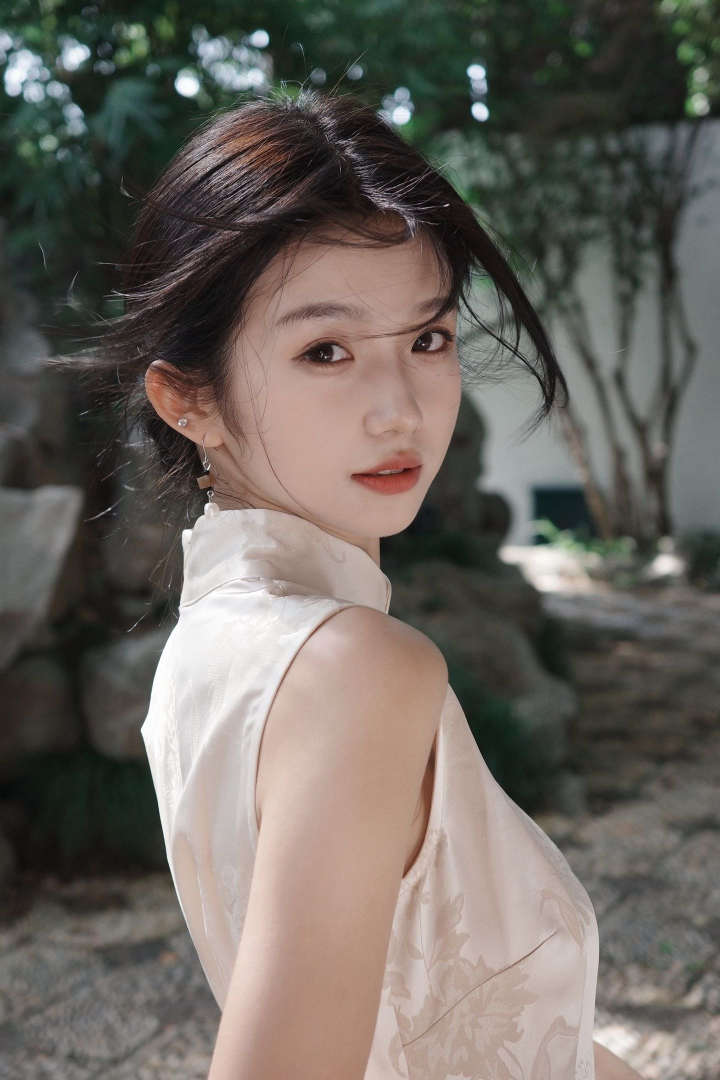
#> input picture source-images/home-hero-originals/original-01.jpg, 1440 x 2160 px (shown at 1/2 size)
$ python build_home_hero_images.py
#> lines starting #> are read from the running program, lines starting #| are printed output that depends on the picture
from pathlib import Path

from PIL import Image, ImageEnhance, ImageFilter, ImageOps


ROOT = Path(__file__).resolve().parents[1]
SOURCE_DIR = ROOT / "source-images" / "home-hero-originals"
OUT_DIR = ROOT / "public" / "assets" / "home-hero"

TARGET_SIZE = 2048


IMAGES = [
    {
        "src": "original-01.jpg",
        "out": "hero-01.jpg",
        "crop": (0, 80, 1440, 1520),
        "brightness": 1.03,
        "contrast": 1.05,
        "color": 1.04,
        "sharpness": 1.08,
        "denoise": 0.05,
    },
    {
        "src": "original-02.jpg",
        "out": "hero-02.jpg",
        "crop": (0, 380, 1440, 1820),
        "brightness": 1.00,
        "contrast": 1.04,
        "color": 1.02,
        "sharpness": 1.08,
        "denoise": 0.03,
    },
    {
        "src": "original-03.jpg",
        "out": "hero-03.jpg",
        "crop": (0, 0, 1440, 1440),
        "brightness": 1.08,
        "contrast": 1.07,
        "color": 1.03,
        "sharpness": 1.14,
        "denoise": 0.12,
    },
    {
        "src": "original-04.jpg",
        "out": "hero-04.jpg",
        "crop": (0, 90, 1440, 1530),
        "brightness": 1.03,
        "contrast": 1.04,
        "color": 1.03,
        "sharpness": 1.10,
        "denoise": 0.06,
    },
    {
        "src": "original-05.jpg",
        "out": "hero-05.jpg",
        "crop": (0, 80, 1440, 1520),
        "brightness": 1.10,
        "contrast": 1.07,
        "color": 1.02,
        "sharpness": 1.14,
        "denoise": 0.14,
    },
    {
        "src": "original-06.jpg",
        "out": "hero-06.jpg",
        "crop": (0, 0, 1440, 1440),
        "brightness": 1.04,
        "contrast": 1.06,
        "color": 1.03,
        "sharpness": 1.10,
        "denoise": 0.06,
    },
]


def blend_denoise(image: Image.Image, amount: float) -> Image.Image:
    if amount <= 0:
        return image
    smoothed = image.filter(ImageFilter.MedianFilter(size=3))
    return Image.blend(image, smoothed, amount)


def process_one(spec: dict[str, object]) -> Path:
    source_path = SOURCE_DIR / str(spec["src"])
    output_path = OUT_DIR / str(spec["out"])

    image = Image.open(source_path)
#> image is the input picture: PIL image 1440x2160 RGB; mean R, G, B 107.4, 101.7, 95.5
    image = ImageOps.exif_transpose(image).convert("RGB")
    image = image.crop(spec["crop"])
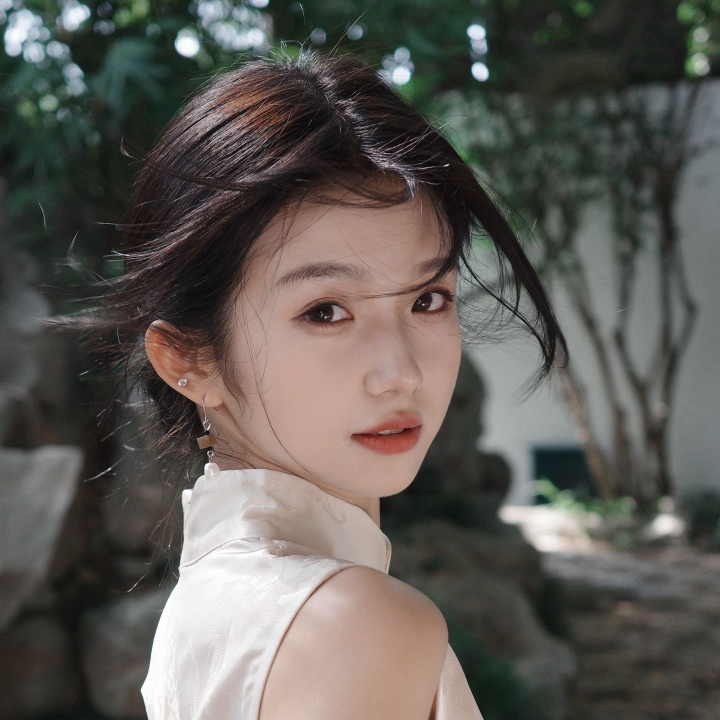
#> image: PIL image 1440x1440 RGB (shown at 1/2 size); mean R, G, B 94.7, 91, 85.8
    image = image.resize((TARGET_SIZE, TARGET_SIZE), Image.Resampling.LANCZOS)
#> image: PIL image 2048x2048 RGB

    image = blend_denoise(image, float(spec["denoise"]))
    image = ImageEnhance.Brightness(image).enhance(float(spec["brightness"]))
    image = ImageEnhance.Contrast(image).enhance(float(spec["contrast"]))
    image = ImageEnhance.Color(image).enhance(float(spec["color"]))
    image = ImageEnhance.Sharpness(image).enhance(float(spec["sharpness"]))
    image = image.filter(ImageFilter.UnsharpMask(radius=1.1, percent=85, threshold=3))

    OUT_DIR.mkdir(parents=True, exist_ok=True)
    image.save(output_path, "JPEG", quality=91, optimize=True, progressive=True)
    return output_path


def main() -> None:
    for spec in IMAGES:
        output = process_one(spec)
        print(output)
#> pass 2 of the loop in main, `for spec in IMAGES:`:
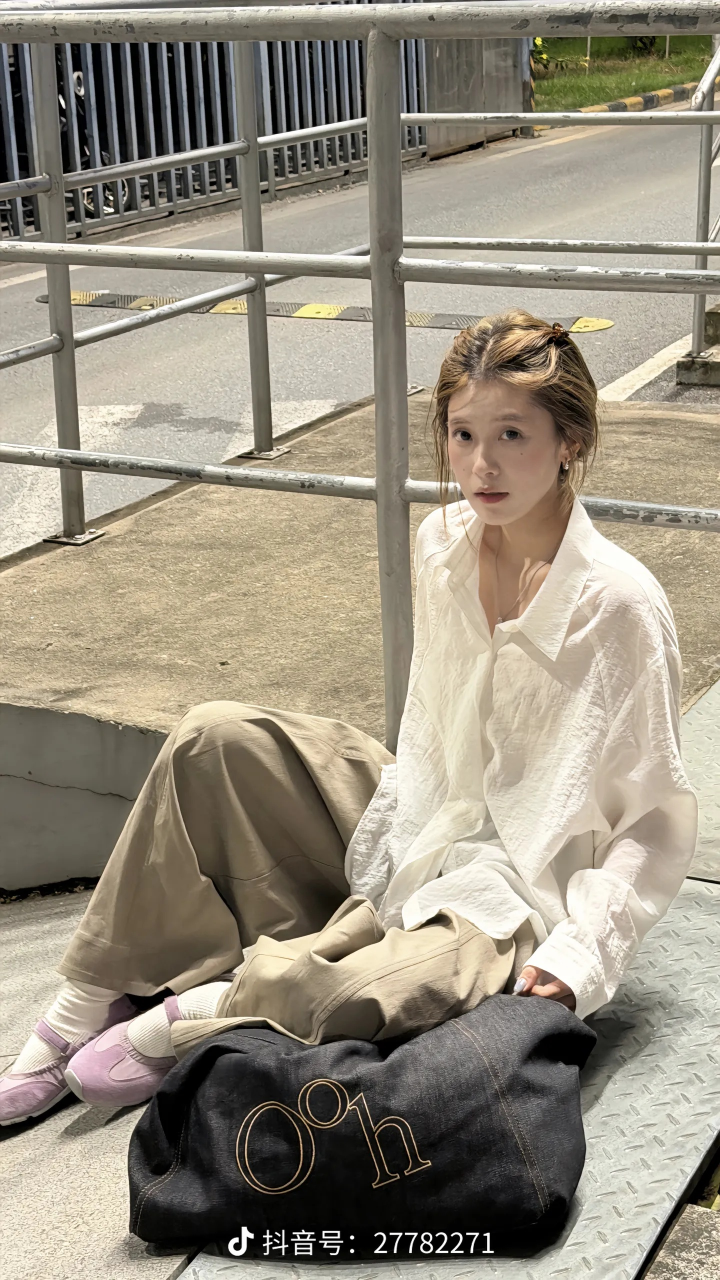
#> input picture source-images/home-hero-originals/original-02.jpg, 1440 x 2560 px (shown at 1/2 size)
#> in process_one, image is the input picture: PIL image 1440x2560 RGB; mean R, G, B 151.8, 143.8, 128.1
#> in process_one (call 2), `image = image.crop(spec["crop"])`:
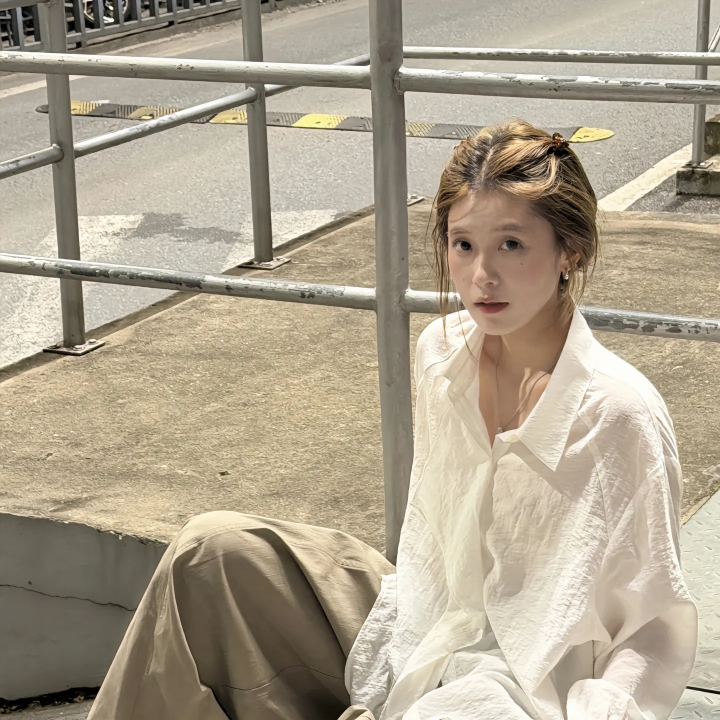
#> image: PIL image 1440x1440 RGB (shown at 1/2 size); mean R, G, B 174, 163.2, 143.3
#> pass 3 of the loop in main, `for spec in IMAGES:`:
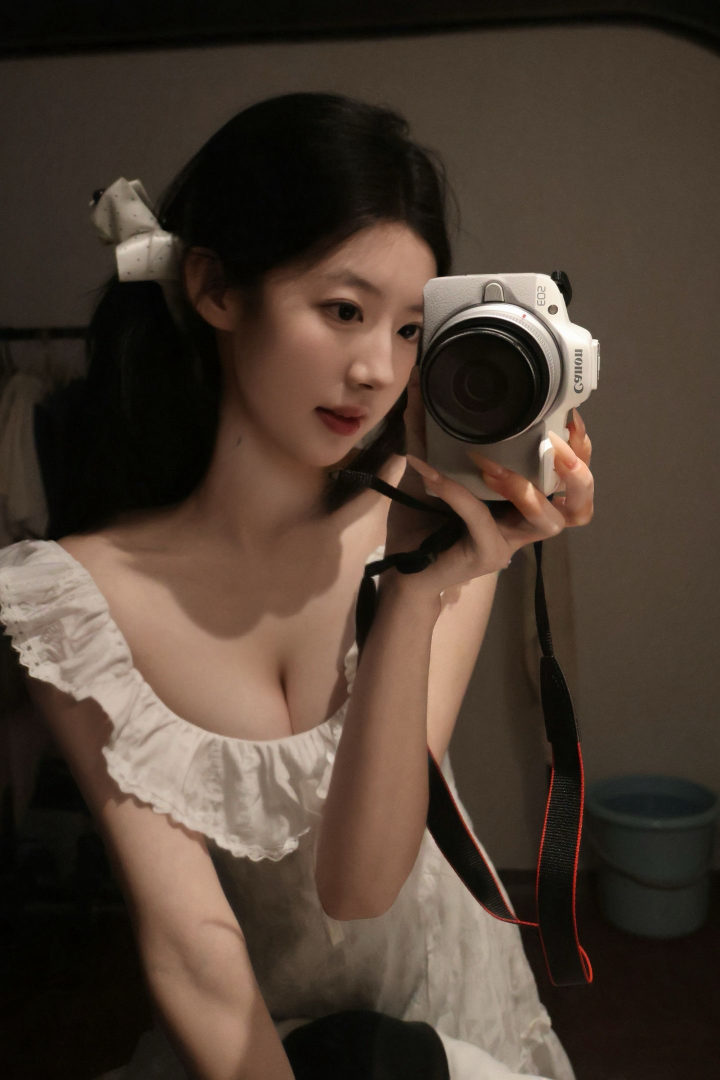
#> input picture source-images/home-hero-originals/original-03.jpg, 1440 x 2160 px (shown at 1/2 size)
#> in process_one, image is the input picture: PIL image 1440x2160 RGB; mean R, G, B 76.4, 61.5, 50.2
#> in process_one (call 3), `image = image.crop(spec["crop"])`:
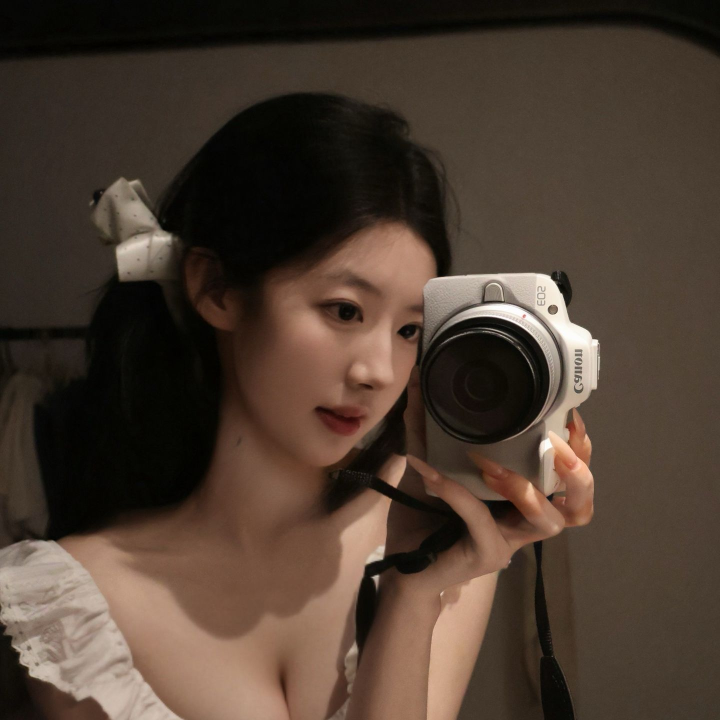
#> image: PIL image 1440x1440 RGB (shown at 1/2 size); mean R, G, B 76.1, 60.6, 48.9
#> in process_one (call 3), `image = ImageEnhance.Contrast(image).enhance(float(spec["contrast"]))`:
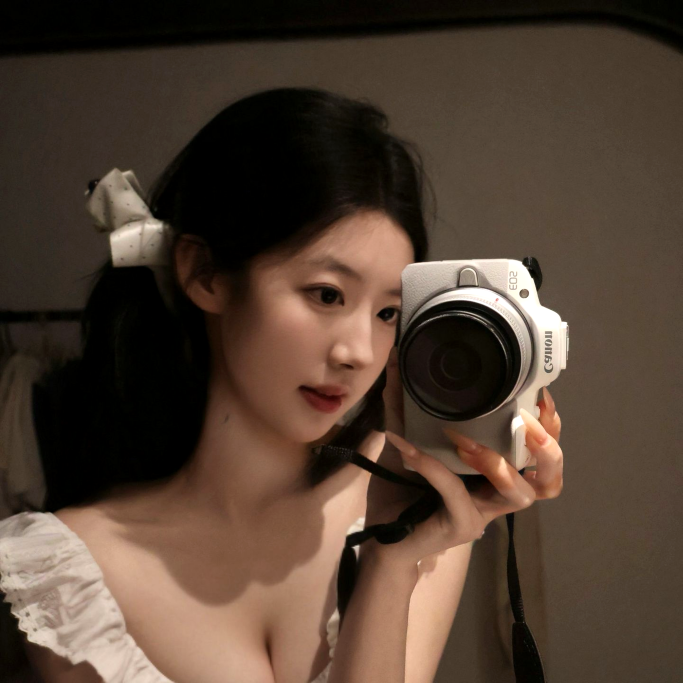
#> image: PIL image 2048x2048 RGB (shown at 1/3 size); mean R, G, B 82, 64.1, 51
#> the loop made 6 passes; the first 3 are shown


if __name__ == "__main__":
    main()
